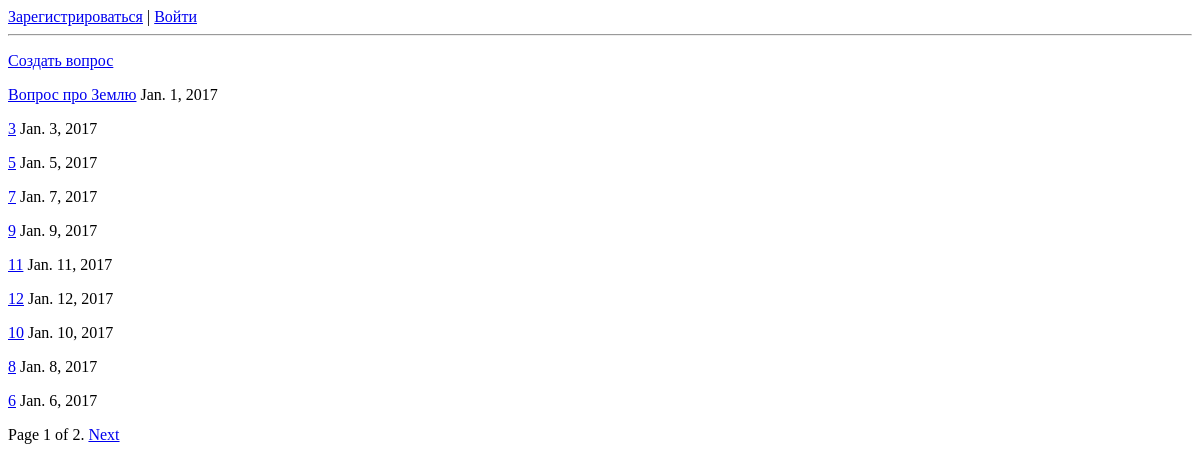
The app's page /popular/, older data.
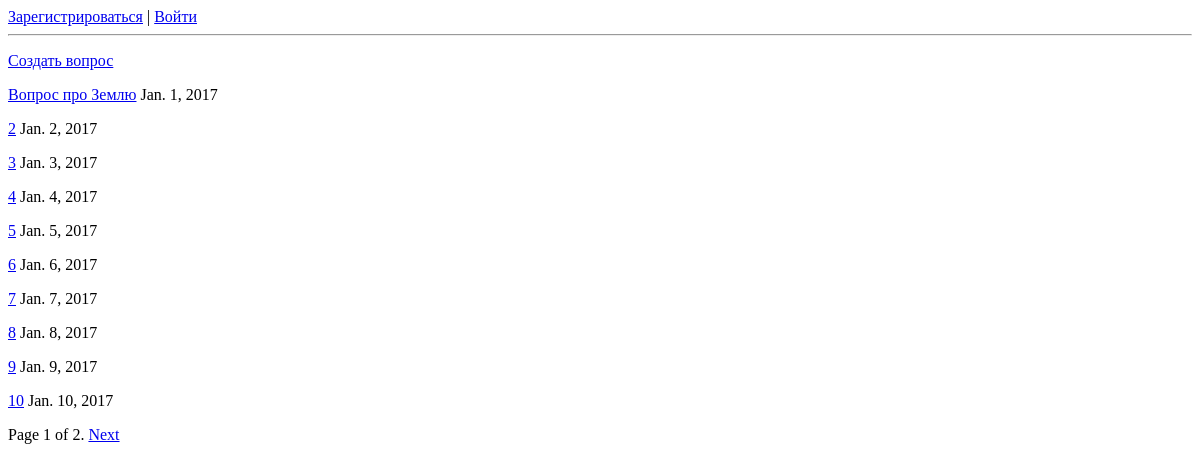
The same page, newer data.
### qa/models.py (models this page shows, shortened)
class Question(models.Model):
    title = models.CharField(max_length=80)
    text = models.TextField()
    added_at = models.DateField(blank=True, auto_now_add=True)
    rating = models.IntegerField(default=0)
    author = models.ForeignKey(User)
    likes = models.ManyToManyField(User, related_name='likes_set')
    objects = QuestionManager()
    class Meta:
        db_table = 'question'

### qa/views.py (the view)
# urls.py: url(r'^popular/', views.popular),
def popular(request):
    questions = Question.objects.order_by("-rating")
    limit = request.GET.get('limit', 10)
    page = request.GET.get('page', 1)
    paginator = Paginator(questions, limit)
    paginator.baseurl = '/question/'
    page = paginator.page(page)
    return render(request, 'page.html', {
        'questions': page.object_list,
        'paginator': paginator,
        'page': page,
        'limit': limit,
    })

### qa/templates/page.html (shortened to what this page needs)
{% extends "base.html" %}
{% block main_content %}
	<div id="create_question">
		<p><a href="/ask/">Создать вопрос</a></p>
	</div>
    <div id="content">
        {% block content %}
		{% for qa in questions %}
			<p><a href="{{ paginator.baseurl }}{{ qa.id }}">{{ qa.title }}</a> {{ qa.added_at }}</p>
		{% endfor %}
		{% endblock %}
    </div>
	<div class="pagination">
		<span class="step-links">
			<span class="current">
				Page {{ page.number }} of {{ page.paginator.num_pages }}.
			</span>
			{% if page.has_next %}
				<a href="?page={{ page.next_page_number }}&limit={{ limit }}">Next</a>
			{% endif %}
		</span>
	</div>
{% endblock %}

Row changes from the older to the newer data that the page shows:
no longer on this page (row edited): Question: title "11", added_at "Jan. 11, 2017"
no longer on this page (row edited): Question: title "12", added_at "Jan. 12, 2017"
now on this page (row edited): Question: title "2", added_at "Jan. 2, 2017"
now on this page (row edited): Question: title "4", added_at "Jan. 4, 2017"
changed Question "Jan. 6, 2017": moves up the list
changed Question "Jan. 8, 2017": moves up the list
